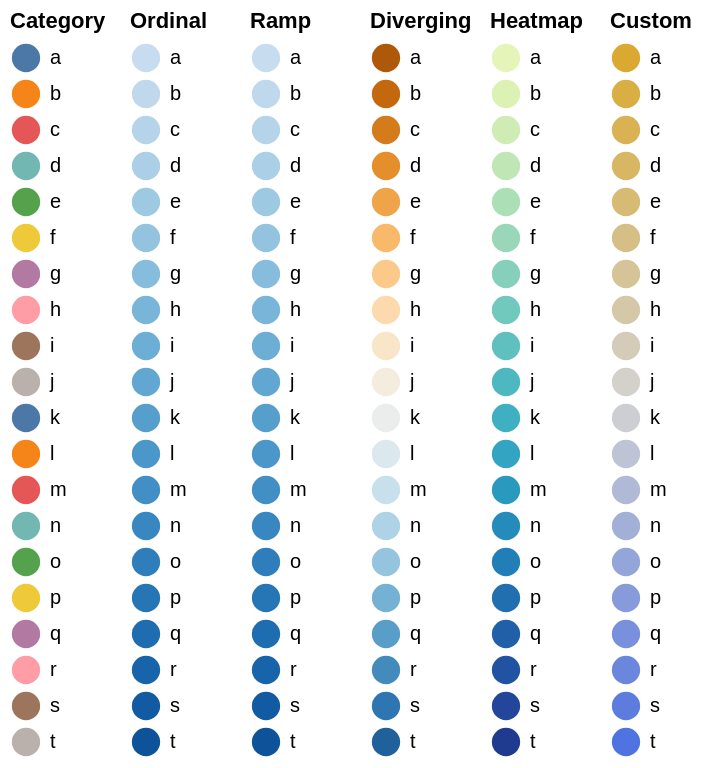

The Vega-Lite source for this figure:
### Vega specification from a JSON file in a GitHub repository (floating-point values rounded to 4 significant figures)
{"$schema": "https://vega.github.io/schema/vega/v5.json", "padding": 5, "config": {"legend": {"offset": 5, "symbolSize": 200}}, "signals": [{"name": "data", "value": ["a", "b", "c", "d", "e", "f", "g", "h", "i", "j", "k", "l", "m", "n", "o", "p", "q", "r", "s", "t"]}, {"name": "count", "value": 20, "bind": {"input": "range", "min": 0, "max": 20, "step": 1}}, {"name": "domain", "update": "slice(data, 0, count)"}], "scales": [{"name": "category", "type": "ordinal", "range": "category", "domain": {"signal": "domain"}}, {"name": "ordinal", "type": "ordinal", "range": "ordinal", "domain": {"signal": "domain"}}, {"name": "ramp", "type": "ordinal", "range": "ramp", "domain": {"signal": "domain"}}, {"name": "diverging", "type": "ordinal", "range": "diverging", "domain": {"signal": "domain"}}, {"name": "heatmap", "type": "ordinal", "range": "heatmap", "domain": {"signal": "domain"}}, {"name": "custom", "type": "ordinal", "range": {"scheme": ["goldenrod", "lightgray", "royalblue"]}, "domain": {"signal": "domain"}}], "legends": [{"orient": "none", "fill": "category", "title": "Category", "encode": {"legend": {"update": {"x": {"value": 0}, "y": {"value": 0}}}}}, {"orient": "none", "fill": "ordinal", "title": "Ordinal", "encode": {"legend": {"update": {"x": {"value": 60}, "y": {"value": 0}}}}}, {"orient": "none", "fill": "ramp", "title": "Ramp", "encode": {"legend": {"update": {"x": {"value": 120}, "y": {"value": 0}}}}}, {"orient": "none", "fill": "diverging", "title": "Diverging", "encode": {"legend": {"update": {"x": {"value": 180}, "y": {"value": 0}}}}}, {"orient": "none", "fill": "heatmap", "title": "Heatmap", "encode": {"legend": {"update": {"x": {"value": 240}, "y": {"value": 0}}}}}, {"orient": "none", "fill": "custom", "title": "Custom", "encode": {"legend": {"update": {"x": {"value": 300}, "y": {"value": 0}}}}}]}
